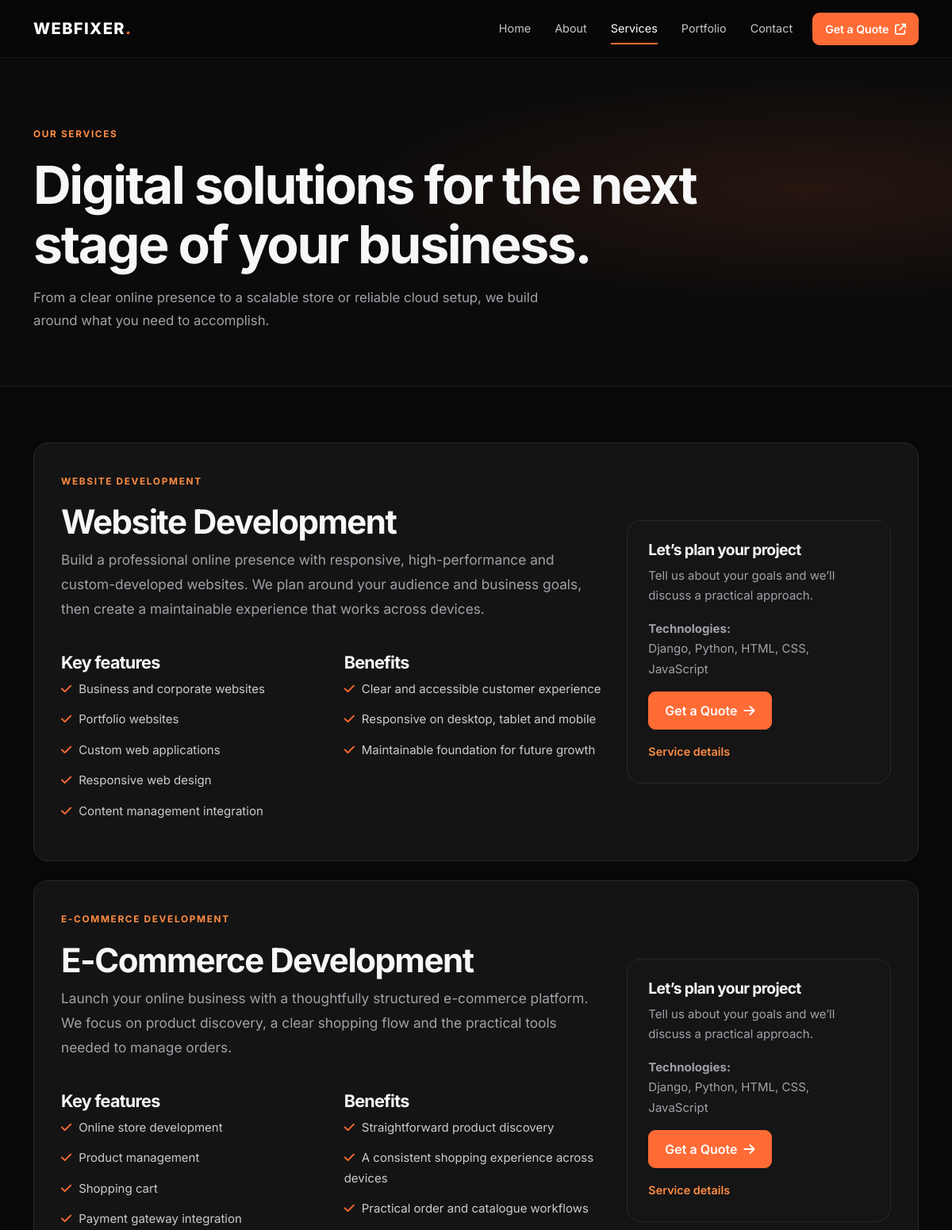
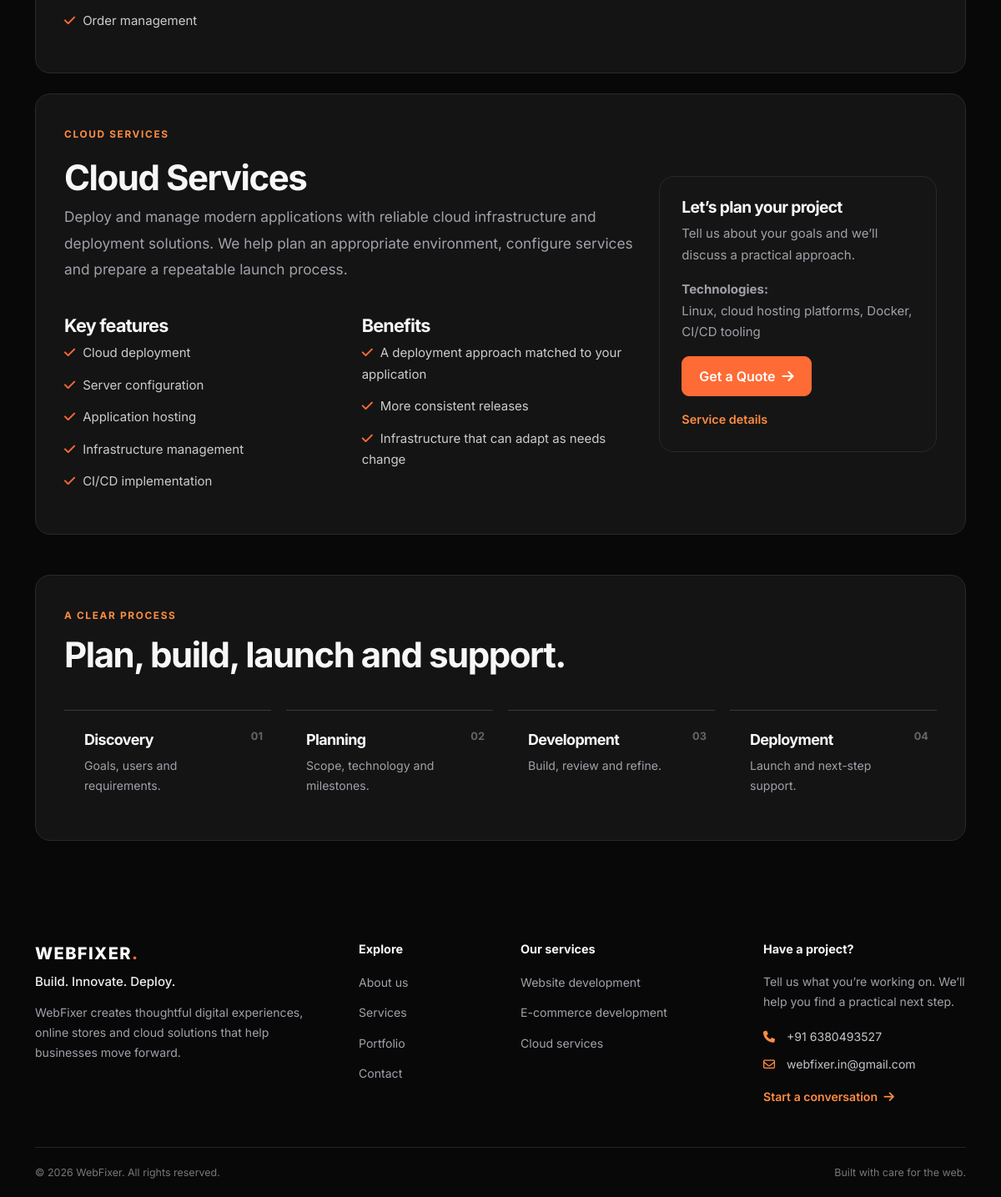
Page /services/ on the committed database (2 pictures, top to bottom).
### apps/services/models.py (models this page shows, shortened)
class Service(models.Model):
    class Category(models.TextChoices):
        WEBSITE = "website", "Website Development"
        ECOMMERCE = "ecommerce", "E-Commerce Development"
        CLOUD = "cloud", "Cloud Services"
    title = models.CharField(max_length=120)
    slug = models.SlugField(unique=True)
    category = models.CharField(max_length=20, choices=Category.choices, unique=True)
    short_description = models.CharField(max_length=240)
    description = models.TextField()
    benefits = models.TextField(blank=True, help_text="One benefit per line.")
    features = models.TextField(blank=True, help_text="One feature per line.")
    technologies = models.CharField(max_length=300, blank=True, help_text="Comma-separated.")
    icon = models.CharField(max_length=60, default="fa-code", help_text="Font Awesome icon class, for example fa-code.")
    display_order = models.PositiveSmallIntegerField(default=0)
    is_active = models.BooleanField(default=True)
    created_at = models.DateTimeField(auto_now_add=True)
    updated_at = models.DateTimeField(auto_now=True)
    class Meta:
        ordering = ("display_order", "title")
    def get_absolute_url(self):
        return reverse("services:detail", kwargs={"slug": self.slug})
    @property
    def feature_list(self):
        return [line.strip() for line in self.features.splitlines() if line.strip()]
    @property
    def benefit_list(self):
        return [line.strip() for line in self.benefits.splitlines() if line.strip()]

### apps/services/views.py (the view)
# urls.py: path("services/", views.service_list, name="list"),
def service_list(request):
    return render(request, "public/services.html", {"services": Service.objects.filter(is_active=True)})

### apps/core/context_processors.py (called while the page is built)
def business_contact(request):
    return {
        "contact_phone": settings.CONTACT_PHONE,
        "contact_email": settings.CONTACT_EMAIL,
    }

### templates/public/services.html (shortened to what this page needs)
{% extends "public/base.html" %}
{% block content %}
<section class="page-hero"><div class="container"><span class="section-kicker">Our services</span><h1>Digital solutions for the next stage of your business.</h1><p>From a clear online presence to a scalable store or reliable cloud setup, we build around what you need to accomplish.</p></div></section>
<section class="content-section"><div class="container">
{% if services %}{% for service in services %}<article class="content-panel mb-4" id="{% if service.category == 'website' %}website-development{% elif service.category == 'ecommerce' %}ecommerce-development{% else %}cloud-services{% endif %}"><div class="row g-4 align-items-center"><div class="col-lg-8"><span class="section-kicker">{{ service.get_category_display }}</span><h2 class="mt-3">{{ service.title }}</h2><p class="lead-copy">{{ service.description }}</p><div class="row g-4 mt-2"><div class="col-md-6"><h3>Key features</h3><ul class="check-list">{% for item in service.feature_list %}<li><i class="fa-solid fa-check" aria-hidden="true"></i>{{ item }}</li>{% empty %}<li>Scope tailored to your requirements.</li>{% endfor %}</ul></div><div class="col-md-6"><h3>Benefits</h3><ul class="check-list">{% for item in service.benefit_list %}<li><i class="fa-solid fa-check" aria-hidden="true"></i>{{ item }}</li>{% empty %}<li>Clear, maintainable solutions designed around your business.</li>{% endfor %}</ul></div></div></div><div class="col-lg-4"><div class="service-detail-aside"><h2>Let’s plan your project</h2><p>Tell us about your goals and we’ll discuss a practical approach.</p>{% if service.technologies %}<p><strong>Technologies:</strong><br>{{ service.technologies }}</p>{% endif %}<a href="{% url 'contact:quote' %}" class="btn btn-primary-orange">Get a Quote <i class="fa-solid fa-arrow-right ms-1" aria-hidden="true"></i></a><a href="{{ service.get_absolute_url }}" class="d-block mt-3 text-link">Service details</a></div></div></div></article>{% endfor %}
{% endif %}
<div class="content-panel mt-5"><div class="section-heading"><div><span class="section-kicker">A clear process</span><h2>Plan, build, launch and support.</h2></div></div><div class="process-grid"><article><span>01</span><h3>Discovery</h3><p>Goals, users and requirements.</p></article><article><span>02</span><h3>Planning</h3><p>Scope, technology and milestones.</p></article><article><span>03</span><h3>Development</h3><p>Build, review and refine.</p></article><article><span>04</span><h3>Deployment</h3><p>Launch and next-step support.</p></article></div></div></div></section>
{% endblock %}

### templates/public/base.html (shortened to what this page needs)
{% load static %}
<!doctype html>
<html lang="en">
<head>
    <link href="https://cdnjs.cloudflare.com/ajax/libs/font-awesome/6.5.2/css/all.min.css" rel="stylesheet">
    <link href="https://cdn.jsdelivr.net/npm/bootstrap@5.3.3/dist/css/bootstrap.min.css" rel="stylesheet">
    <link rel="stylesheet" href="{% static 'css/style.css' %}?v=contacts-1">
    <link rel="stylesheet" href="{% static 'css/responsive.css' %}">
</head>
<body>
    {% include "components/navbar.html" %}
    <main id="main-content">
        {% block content %}{% endblock %}
    </main>
    {% include "components/footer.html" %}
</body>
</html>

### templates/components/navbar.html (shortened to what this page needs)
{% load static %}
<nav class="navbar navbar-expand-lg navbar-dark site-nav sticky-top" aria-label="Main navigation">
    <div class="container">
        <a class="navbar-brand brand-mark" href="{% url 'home' %}" aria-label="WebFixer home">WEBFIXER<span>.</span></a>
        <div class="collapse navbar-collapse" id="primaryNav">
            <ul class="navbar-nav ms-auto align-items-lg-center gap-lg-1">
                <li class="nav-item"><a class="nav-link {% if request.resolver_match.url_name == 'home' %}active{% endif %}" href="{% url 'home' %}">Home</a></li>
                <li class="nav-item"><a class="nav-link {% if request.resolver_match.url_name == 'about' %}active{% endif %}" href="{% url 'about' %}">About</a></li>
                <li class="nav-item"><a class="nav-link {% if request.resolver_match.namespace == 'services' %}active{% endif %}" href="{% url 'services:list' %}">Services</a></li>
                <li class="nav-item"><a class="nav-link {% if request.resolver_match.namespace == 'portfolio' %}active{% endif %}" href="{% url 'portfolio:list' %}">Portfolio</a></li>
                <li class="nav-item"><a class="nav-link {% if request.resolver_match.url_name == 'contact' %}active{% endif %}" href="{% url 'contact:contact' %}">Contact</a></li>
                <li class="nav-item ms-lg-2"><a class="btn btn-primary-orange nav-cta" href="{% url 'contact:quote' %}">Get a Quote <i class="fa-solid fa-arrow-up-right-from-square ms-1" aria-hidden="true"></i></a></li>
            </ul>
        </div>
    </div>
</nav>

### templates/components/footer.html
<footer class="site-footer">
    <div class="container">
        <div class="row g-5 py-5">
            <div class="col-lg-4">
                <a class="brand-mark footer-brand" href="{% url 'home' %}">WEBFIXER<span>.</span></a>
                <p class="footer-tagline">Build. Innovate. Deploy.</p>
                <p class="footer-copy">WebFixer creates thoughtful digital experiences, online stores and cloud solutions that help businesses move forward.</p>
            </div>
            <div class="col-6 col-lg-2"><h2 class="footer-heading">Explore</h2><ul class="footer-links"><li><a href="{% url 'about' %}">About us</a></li><li><a href="{% url 'services:list' %}">Services</a></li><li><a href="{% url 'portfolio:list' %}">Portfolio</a></li><li><a href="{% url 'contact:contact' %}">Contact</a></li></ul></div>
            <div class="col-6 col-lg-3"><h2 class="footer-heading">Our services</h2><ul class="footer-links"><li><a href="{% url 'services:list' %}#website-development">Website development</a></li><li><a href="{% url 'services:list' %}#ecommerce-development">E-commerce development</a></li><li><a href="{% url 'services:list' %}#cloud-services">Cloud services</a></li></ul></div>
            <div class="col-lg-3"><h2 class="footer-heading">Have a project?</h2><p class="footer-copy">Tell us what you’re working on. We’ll help you find a practical next step.</p><div class="footer-contact"><a href="tel:+91{{ contact_phone }}"><i class="fa-solid fa-phone" aria-hidden="true"></i> +91 {{ contact_phone }}</a><a href="mailto:{{ contact_email }}"><i class="fa-regular fa-envelope" aria-hidden="true"></i> {{ contact_email }}</a></div><a class="footer-cta" href="{% url 'contact:quote' %}">Start a conversation <i class="fa-solid fa-arrow-right ms-1" aria-hidden="true"></i></a></div>
        </div>
        <div class="footer-bottom"><span>© {% now "Y" %} WebFixer. All rights reserved.</span><span>Built with care for the web.</span></div>
    </div>
</footer>

### static/css/style.css (style rules this page uses)
:root { --bg:#080808;--surface:#111;--card:#191919;--orange:#ff6b35;--orange-light:#ff8c42;--text:#f7f7f8;--muted:#a1a1aa;--border:#292929;--radius:18px;--content:1180px }
* { box-sizing:border-box }
html { scroll-behavior:smooth;scroll-padding-top:90px }
body { margin:0;background:var(--bg);color:var(--text);font-family:"Inter",Arial,sans-serif;font-size:15px;line-height:1.7;-webkit-font-smoothing:antialiased }
a { color:inherit;text-decoration:none }
h1,h2,h3,h4 { line-height:1.14;letter-spacing:-.035em;font-weight:700 }
h1 { font-size:clamp(2.7rem,5.5vw,4.75rem) }
h2 { font-size:clamp(2rem,3.5vw,3rem) }
h3 { font-size:1.35rem }
p { color:var(--muted) }
.site-nav { background:rgba(8,8,8,.94);backdrop-filter:blur(16px);border-bottom:1px solid rgba(255,255,255,.06);padding:14px 0 }
.brand-mark { font-size:1.25rem;font-weight:800;letter-spacing:.07em;color:#fff!important }
.brand-mark span { color:var(--orange) }
.site-nav .nav-link { padding:10px 13px!important;color:#c4c4cb!important;font-size:.9rem }
.site-nav .nav-link:hover,.site-nav .nav-link.active { color:#fff!important }
.site-nav .nav-link.active { position:relative }
.site-nav .nav-link.active:after { position:absolute;content:"";height:2px;bottom:2px;left:13px;right:13px;background:var(--orange) }
.btn { border-radius:9px;font-weight:600;padding:11px 20px;transition:transform .2s ease,background-color .2s ease,border-color .2s ease }
.btn-primary-orange { background:var(--orange);border:1px solid var(--orange);color:#fff }
.nav-cta { padding:9px 15px;font-size:.88rem }
.eyebrow,.section-kicker { display:inline-flex;align-items:center;gap:10px;color:var(--orange-light);font-size:.74rem;text-transform:uppercase;font-weight:700;letter-spacing:.14em }
.lead-copy { font-size:1.08rem;line-height:1.8 }
.section-heading { display:flex;align-items:end;justify-content:space-between;gap:28px;margin-bottom:42px }
.section-heading h2 { margin:12px 0 0;max-width:680px }
.text-link,.card-link { color:var(--orange-light);font-weight:600;font-size:.9rem;white-space:nowrap }
.footer-contact,.contact-direct { display:grid;gap:9px;margin:18px 0 14px }
.footer-contact a,.contact-direct a { display:flex;align-items:center;gap:10px;color:#c4c4cb;font-size:.88rem }
.footer-contact i,.contact-direct i { width:18px;color:var(--orange-light) }
.process-grid { display:grid;grid-template-columns:repeat(4,1fr);gap:18px }
.process-grid article { position:relative;padding:25px 24px 20px;border-top:1px solid #3a3a3c }
.process-grid article>span { position:absolute;right:10px;top:20px;color:#666;font-weight:700;font-size:.8rem }
.process-grid h3 { font-size:1.12rem }
.process-grid p { font-size:.88rem;margin-bottom:0 }
.site-footer { background:#080808 }
.footer-brand { display:inline-block;margin-bottom:4px }
.footer-tagline { color:#eee;margin:0 0 12px;font-weight:500 }
.footer-copy { max-width:340px;font-size:.88rem }
.footer-heading { font-size:.9rem;letter-spacing:0;margin:4px 0 18px }
.footer-links { list-style:none;margin:0;padding:0;display:grid;gap:11px }
.footer-links a { color:var(--muted);font-size:.88rem }
.footer-cta { font-size:.88rem;color:var(--orange-light);font-weight:600 }
.footer-bottom { border-top:1px solid #222;padding:19px 0;display:flex;justify-content:space-between;gap:20px;color:#777;font-size:.78rem }
.page-hero { padding:82px 0 68px;background:radial-gradient(ellipse at 85% 40%,rgba(255,107,53,.11),transparent 42%),#0b0b0b;border-bottom:1px solid #1d1d1d }
.page-hero h1 { max-width:850px;margin:15px 0 }
.page-hero p { max-width:680px;font-size:1.05rem;margin:0 }
.content-section { padding:70px 0 }
.content-panel { padding:34px;background:#141414;border:1px solid var(--border);border-radius:var(--radius) }
.service-detail-aside { padding:26px;background:#151515;border:1px solid var(--border);border-radius:var(--radius);align-self:start }
.service-detail-aside h2 { font-size:1.2rem }
.check-list { padding:0;list-style:none;display:grid;gap:13px }
.check-list li { color:#ccc }
.check-list i { color:var(--orange);margin-right:9px }

### rows in the picture
Service: category "WEBSITE DEVELOPMENT", title "Website Development", description "Build a professional online presence with responsive, high-performance and custom-developed websites. We plan around your audience and business goals, then create a maintainable experience that works across devices.", feature_list "Business and corporate websites" "Portfolio websites" "Custom web applications" "Responsive web design" "Content management integration", benefit_list "Clear and accessible customer experience" "Responsive on desktop, tablet and mobile" "Maintainable foundation for future growth", technologies "Django, Python, HTML, CSS, JavaScript"
Service: category "E-COMMERCE DEVELOPMENT", title "E-Commerce Development", description "Launch your online business with a thoughtfully structured e-commerce platform. We focus on product discovery, a clear shopping flow and the practical tools needed to manage orders.", feature_list "Online store development" "Product management" "Shopping cart" "Payment gateway integration" "Order management", benefit_list "Straightforward product discovery" "A consistent shopping experience across devices" "Practical order and catalogue workflows", technologies "Django, Python, HTML, CSS, JavaScript"
Service: category "CLOUD SERVICES", title "Cloud Services", description "Deploy and manage modern applications with reliable cloud infrastructure and deployment solutions. We help plan an appropriate environment, configure services and prepare a repeatable launch process.", feature_list "Cloud deployment" "Server configuration" "Application hosting" "Infrastructure management" "CI/CD implementation", benefit_list "A deployment approach matched to your application" "More consistent releases" "Infrastructure that can adapt as needs change", technologies "Linux, cloud hosting platforms, Docker, CI/CD tooling"

### other values in the picture
{{ contact_phone }} "6380493527"
{{ contact_email }} "webfixer.in@gmail.com"
